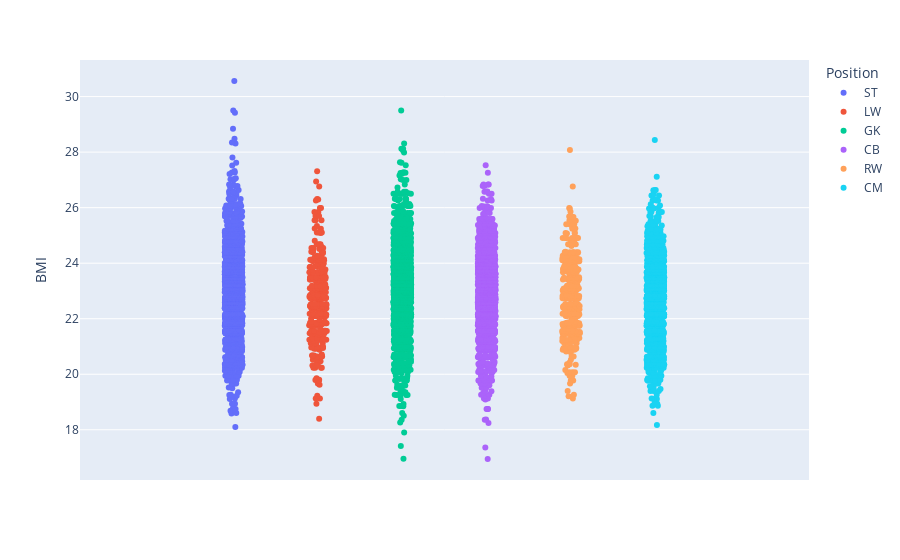

The cell this chart's notebook holds for it:
### Code cell
px.strip(data_frame=fifa[fifa.Position.isin(['ST', 'GK', 'CB', 'CM', 'RW', 'LW'])], 
y='BMI', hover_name='Name', color='Position')

### Figure 1 — Plotly figure (JSON) as saved in the notebook; plotly's stock layout.template omitted (floating-point values rounded to 4 significant figures; data arrays with more than 128 entries replaced by an {"elided": "..."} marker saying what was removed)
{"data": [{"alignmentgroup": "True", "boxpoints": "all", "fillcolor": "rgba(255,255,255,0)", "hoveron": "points", "hovertemplate": "<b>%{hovertext}</b><br><br>Position=ST<br>BMI=%{y}<extra></extra>", "hovertext": {"elided": "2152 str values"}, "legendgroup": "ST", "line": {"color": "rgba(255,255,255,0)"}, "marker": {"color": "#636efa"}, "name": "ST", "offsetgroup": "ST", "orientation": "v", "pointpos": 0, "showlegend": true, "type": "box", "x0": " ", "xaxis": "x", "y": {"elided": "2152 float values"}, "y0": " ", "yaxis": "y"}, {"alignmentgroup": "True", "boxpoints": "all", "fillcolor": "rgba(255,255,255,0)", "hoveron": "points", "hovertemplate": "<b>%{hovertext}</b><br><br>Position=LW<br>BMI=%{y}<extra></extra>", "hovertext": {"elided": "381 str values"}, "legendgroup": "LW", "line": {"color": "rgba(255,255,255,0)"}, "marker": {"color": "#EF553B"}, "name": "LW", "offsetgroup": "LW", "orientation": "v", "pointpos": 0, "showlegend": true, "type": "box", "x0": " ", "xaxis": "x", "y": {"elided": "381 float values"}, "y0": " ", "yaxis": "y"}, {"alignmentgroup": "True", "boxpoints": "all", "fillcolor": "rgba(255,255,255,0)", "hoveron": "points", "hovertemplate": "<b>%{hovertext}</b><br><br>Position=GK<br>BMI=%{y}<extra></extra>", "hovertext": {"elided": "2025 str values"}, "legendgroup": "GK", "line": {"color": "rgba(255,255,255,0)"}, "marker": {"color": "#00cc96"}, "name": "GK", "offsetgroup": "GK", "orientation": "v", "pointpos": 0, "showlegend": true, "type": "box", "x0": " ", "xaxis": "x", "y": {"elided": "2025 float values"}, "y0": " ", "yaxis": "y"}, {"alignmentgroup": "True", "boxpoints": "all", "fillcolor": "rgba(255,255,255,0)", "hoveron": "points", "hovertemplate": "<b>%{hovertext}</b><br><br>Position=CB<br>BMI=%{y}<extra></extra>", "hovertext": {"elided": "1778 str values"}, "legendgroup": "CB", "line": {"color": "rgba(255,255,255,0)"}, "marker": {"color": "#ab63fa"}, "name": "CB", "offsetgroup": "CB", "orientation": "v", "pointpos": 0, "showlegend": true, "type": "box", "x0": " ", "xaxis": "x", "y": {"elided": "1778 float values"}, "y0": " ", "yaxis": "y"}, {"alignmentgroup": "True", "boxpoints": "all", "fillcolor": "rgba(255,255,255,0)", "hoveron": "points", "hovertemplate": "<b>%{hovertext}</b><br><br>Position=RW<br>BMI=%{y}<extra></extra>", "hovertext": {"elided": "370 str values"}, "legendgroup": "RW", "line": {"color": "rgba(255,255,255,0)"}, "marker": {"color": "#FFA15A"}, "name": "RW", "offsetgroup": "RW", "orientation": "v", "pointpos": 0, "showlegend": true, "type": "box", "x0": " ", "xaxis": "x", "y": {"elided": "370 float values"}, "y0": " ", "yaxis": "y"}, {"alignmentgroup": "True", "boxpoints": "all", "fillcolor": "rgba(255,255,255,0)", "hoveron": "points", "hovertemplate": "<b>%{hovertext}</b><br><br>Position=CM<br>BMI=%{y}<extra></extra>", "hovertext": {"elided": "1394 str values"}, "legendgroup": "CM", "line": {"color": "rgba(255,255,255,0)"}, "marker": {"color": "#19d3f3"}, "name": "CM", "offsetgroup": "CM", "orientation": "v", "pointpos": 0, "showlegend": true, "type": "box", "x0": " ", "xaxis": "x", "y": {"elided": "1394 float values"}, "y0": " ", "yaxis": "y"}], "layout": {"boxmode": "group", "legend": {"title": {"text": "Position"}, "tracegroupgap": 0}, "margin": {"t": 60}, "xaxis": {"anchor": "y", "domain": [0, 1]}, "yaxis": {"anchor": "x", "domain": [0, 1], "title": {"text": "BMI"}}}}
